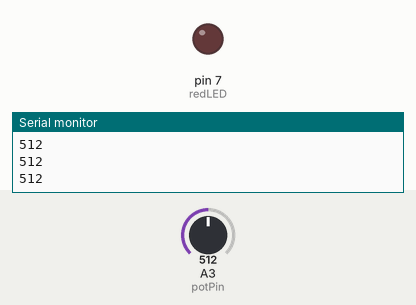
This sketch was run on a simulated Arduino Uno, built with avr-gcc and run on an emulated ATmega328P. On the bench: output pins drawn as LEDs (lit = HIGH), the last lines printed to the serial monitor. The test bench sets the inputs (shaded band); at power-on: A3 (potPin) = 512.

Above: at 1.2 s.
1.3 s: A3 (potPin) set to 983
2.8 s: A3 (potPin) set to 1009
At 4.2 s:
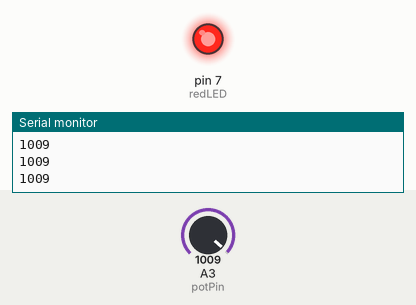
4.5 s: A3 (potPin) set to 990
At 5.8 s:
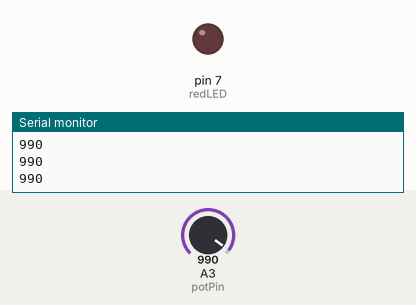
6.3 s: A3 (potPin) set to 1010
At 7.3 s:
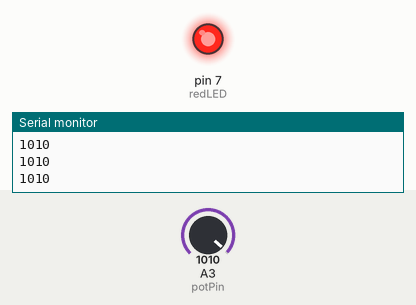
Timing chart, 0 to 9.1 s (numbered marks = the images above; inputs shaded):
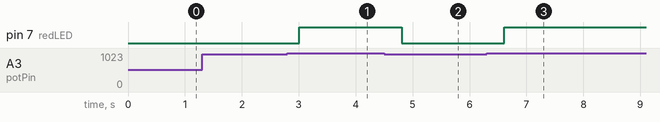

Measured:
- the behaviour switches between 1000 and 1001 on A3 (potPin) (found by bisection; images 0 and 1)
- after the input at 2.8 s, pin 7 (redLED): LOW → HIGH after 0.20 s
- after the input at 4.5 s, pin 7 (redLED): HIGH → LOW after 0.31 s
- after the input at 6.3 s, pin 7 (redLED): LOW → HIGH after 0.31 s

The sketch:

WhileLoops.ino
```cpp
int potVal;
int delayTime=200;
int potPin=A3;
int redLED=7;
void setup() {
  // put your setup code here, to run once:
  Serial.begin(9600);
  pinMode(potPin, INPUT);
  pinMode(redLED, OUTPUT);
}

void loop() {
  // put your main code here, to run repeatedly:
potVal=analogRead(potPin);
Serial.println(potVal);
delay(delayTime);

while (potVal>1000)
{
  digitalWrite(redLED, HIGH);
  potVal=analogRead(potPin);
  Serial.println(potVal);
  delay(delayTime);
}

digitalWrite(redLED, LOW);

}
```
